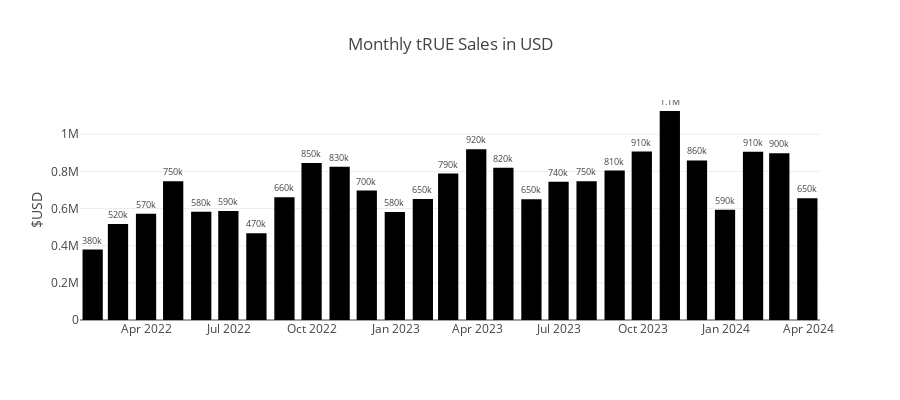

Here is the notebook cell this chart was saved with:
### Code cell
### check tRUE Sales (level_2) all years

px.bar(level_2.set_index('date').groupby(pd.Grouper(freq='M'))['usd'].sum(),
        y='usd',
        labels={'usd':'$USD','date':''},
        text_auto=",.2s",
        title='Monthly tRUE Sales in USD',
        height=400).update_traces(textposition='outside')

### Figure 1 — Plotly figure (JSON) as saved in the notebook; plotly's stock layout.template omitted (floating-point values rounded to 4 significant figures)
{"data": [{"alignmentgroup": "True", "hovertemplate": "=%{x}<br>$USD=%{y}<extra></extra>", "legendgroup": "", "marker": {"color": "#000001", "pattern": {"shape": ""}}, "name": "", "offsetgroup": "", "orientation": "v", "showlegend": false, "textposition": "outside", "texttemplate": "%{y:,.2s}", "type": "bar", "x": ["2022-01-31T00:00:00", "2022-02-28T00:00:00", "2022-03-31T00:00:00", "2022-04-30T00:00:00", "2022-05-31T00:00:00", "2022-06-30T00:00:00", "2022-07-31T00:00:00", "2022-08-31T00:00:00", "2022-09-30T00:00:00", "2022-10-31T00:00:00", "2022-11-30T00:00:00", "2022-12-31T00:00:00", "2023-01-31T00:00:00", "2023-02-28T00:00:00", "2023-03-31T00:00:00", "2023-04-30T00:00:00", "2023-05-31T00:00:00", "2023-06-30T00:00:00", "2023-07-31T00:00:00", "2023-08-31T00:00:00", "2023-09-30T00:00:00", "2023-10-31T00:00:00", "2023-11-30T00:00:00", "2023-12-31T00:00:00", "2024-01-31T00:00:00", "2024-02-29T00:00:00", "2024-03-31T00:00:00"], "xaxis": "x", "y": [379600.0, 517000.0, 572700.0, 747400.0, 583000.0, 587400.0, 467100.0, 661200.0, 845300.0, 825100.0, 697100.0, 580800.0, 652000.0, 788700.0, 919800.0, 820300.0, 649800.0, 743900.0, 747600.0, 805100.0, 906700.0, 1125000.0, 859300.0, 594100.0, 905700.0, 897700.0, 654800.0], "yaxis": "y"}], "layout": {"barmode": "relative", "height": 400, "legend": {"tracegroupgap": 0}, "title": {"text": "Monthly tRUE Sales in USD"}, "xaxis": {"anchor": "y", "domain": [0, 1], "title": {"text": ""}}, "yaxis": {"anchor": "x", "domain": [0, 1], "title": {"text": "$USD"}}}}
